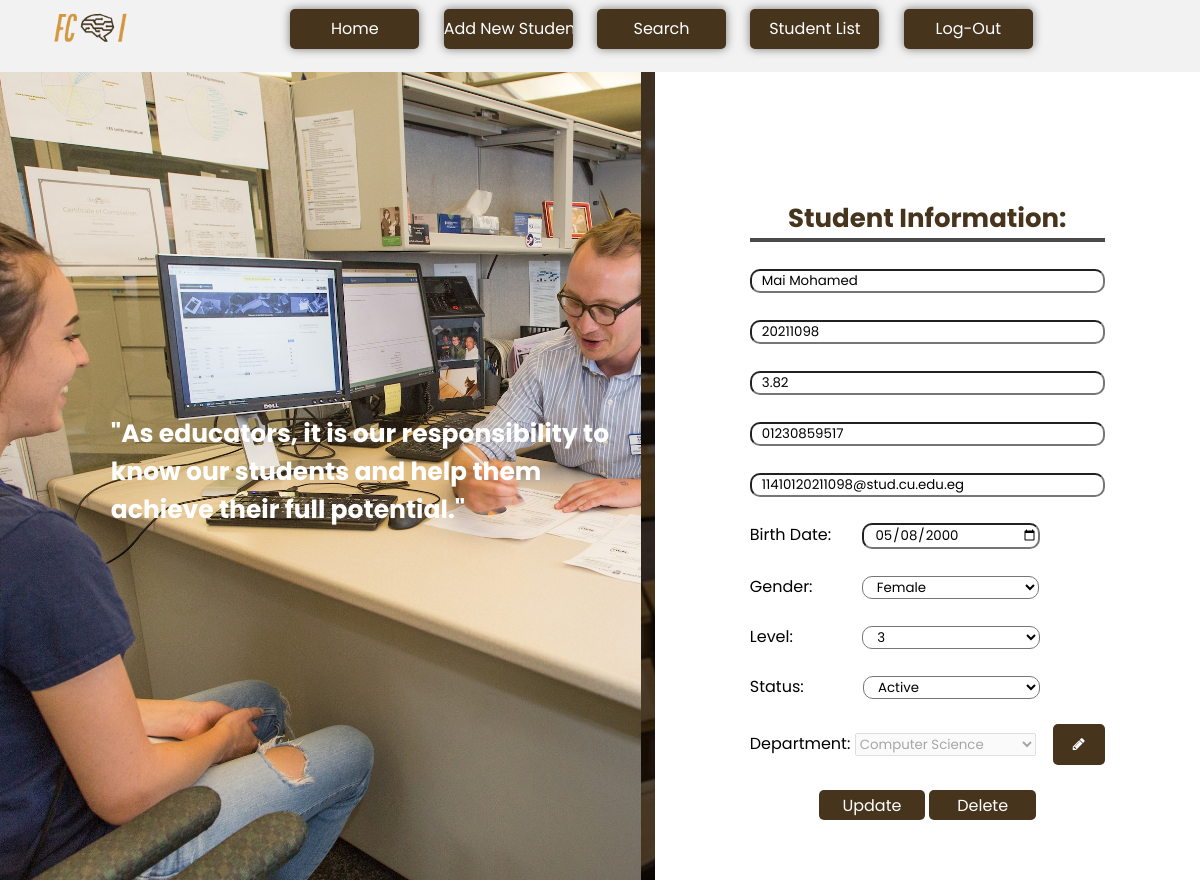
The page /StudentInfo/1/ on the database its author committed.
### Students/models.py (models this page shows, shortened)
class Student(models.Model):
    Gender_Choices=[
        ('Select Gender','Select Gender'),
        ('Male','Male'),
        ('Female','Female')
    ]
    Status_Choices=[
        ('Select Status','Select Status'),
        ('Active','Active'),
        ('Inactive','Inactive')
    ]
    Level_Choices=[
        ('Select Level','Select Level'),
        ('1','1'),
        ('2','2'),
        ('3','3'),
        ('4','4')
    ]
    Dept_Choices=[
        ('Select Dept','Select Dept'),
        ('General','General'),
        ('Computer Science', 'Computer Science'),
        ('Information Systems', 'Information Systems'),
        ('Artificial Intelligence', 'Artificial Intelligence'),
        ('Information Technology', 'Information Technology'),
        ('Data Scince','Data Scince'),
        ('CyberSecurity','CyberSecurity'),
        ('BioInformatics','BioInformatics'),
        ('Decision Support','Decision Support'),
        ('Scientific Computing','Scientific Computing')
    ]
    name = models.CharField(max_length=50)
    student_id = models.CharField(max_length=8, unique=True)
    gpa = models.DecimalField(max_digits=3, decimal_places=2)
    phone_number = models.CharField(max_length=11)
    email = models.EmailField()
    birth_date = models.DateField()
    gender = models.CharField(max_length=13, choices=Gender_Choices)
    level = models.IntegerField(choices=Level_Choices)
    status = models.CharField(max_length=13, choices=Status_Choices)
    department = models.CharField(max_length=23, choices=Dept_Choices)

### Students/views.py (the view)
# urls.py: path('StudentInfo/<int:student_id>/',
def StudentInfo(request, student_id):
    student = get_object_or_404(Student, id=student_id)
    context = {
        'student': student,
    }
    return render(request, 'studentinfo.html', context)

### Students/templates/studentinfo.html (shortened to what this page needs)
{% load static %}
<!DOCTYPE html>
<html lang="en">
<head>
    <link rel="stylesheet" type="text/css" href="{% static 'css/studentinfo.css' %}">
</head>
<body>
<link rel="stylesheet" href="https://cdnjs.cloudflare.com/ajax/libs/font-awesome/4.7.0/css/font-awesome.min.css">
<div class="nav-container">
    <div class="navbar">
        <div class="logo">
            <a href=" url 'after_login' ">
                <img src="{% static 'img/ourlogo-removebg-preview.png'%}">
            </a>
        </div>
        <div class="menu-icons">
            <div class="button-container">
                <a href="{% url 'AfterLogin' %}"><input type="button" value="Home"></a>
                <a href="{% url 'AddStudentPage' %}"><input type="button" value="Add New Student"></a>
                <a href="{% url 'search' %}"><input type="button" value="Search"></a>
                <a href="{% url 'ListStudentPage' %}"><input type="button" value="Student List"></a>
                <a href="{% url 'HomePage' %}"><input type="button" value="Log-Out"></a>
            </div>
        </div>
    </div>
</div>
<section>
    <div class="imgbx">
        <img src="{% static 'img/st.jpg' %}" id="bgimg">
    </div>
    <div class="overlay">
        <h2 style="position:absolute; top:50%; left:30%; transform:translate(-50%,-50%);font-size: 25px; color:white;">
            "As educators, it is our responsibility to <br> know our students and help them <br> achieve their full
            potential."</h2>
    </div>
    <div class="form-box">
        <div class="form-value">
            <form  id = "update-form" onsubmit="return validation(event)" action="{% url 'update_student' student_id=student.id %}" method="post" style="display:inline;">
                <div>
                    <br><br><br>
                    <p id="info"><b> Student Information:</b></p>
                </div>
                    <br>
                    <div class="Add">
                        <input type="text" id="name" name="name" required placeholder="Name" value="{{ student.name }}">
                    </div>
                    <br>
                    <div class="Add">
                        <input type="text" id="ID" name="ID" required placeholder="ID" value="{{ student.student_id }}">
                    </div>
                    <br>
                    <div class="Add">
                        <input type="text" id="GPA" name="GPA" required placeholder="GPA" value="{{ student.gpa }}">
                    </div>
                    <br>
                    <div class="Add">
                        <input type="tel" id="phoneno" name="phoneno" required placeholder="Phone Number" value="{{ student.phone_number }}">
                    </div>
                    <br>
                    <div>
                        <input type="text" id="email" name="email" placeholder="Email in this format: Student@stud.uniabb.edu.eg" required value="{{ student.email }}">
                    </div>
                    <br>
                    <div>
                        <label for="date">Birth Date:</label>
                        <input type="date" id="date" name="date" value="{{  student.birth_date|date:'Y-m-d' }}" required>
                    </div>
                    <br>
                    <label for="Gender">Gender:  </label>
                    <select id="Gender" name="Gender">
                        <option value="Female" {% if student.gender == 'Female' %}selected{% endif %}> Female </option>
                    </select>
                    <br><br>
                    <label for="Level">Level:  </label>
                    <select id="Level" name="Level">
                    <option value="3" {% if student.level == 3 %}selected{% endif %}> 3 </option>
                    </select>
                    <br><br>
                    <label for="status">Status:  </label>
                    <select id="status" name="status">
                        <option value="Active" {% if student.status == 'Active' %}selected{% endif %}> Active </option>
                    </select>
                    <br><br>
                    <label for="Department">Department:  </label>
                    <select id="Department" name="Department" disabled>
                        <option value="CS" {% if student.department == 'CS' %}selected{% endif %}>Computer Science</option>
                    </select>
                    {% if student.level == 3 %}
                    &nbsp;&nbsp;&nbsp;<a href="{% url 'SelectDepartmentPage' student_id=student.id %}" class="edit-button">
                        <i class="fa fa-pencil"></i>
                    </a>
                    {% endif %}
                    <br><br>
                    <div class="button-container">
                        <input type="submit" value="Update" id = "update">
                    </form>
                        <form action="{% url 'delete_student' student_id=student.id %}" method="post" style="display:inline;"  id="delete-form">
                            <input type="submit" value="Delete" id="delete">
                        </form>
                    </div>
            </div>
</section>
</body>
</body>
</html>

### Students/static/css/studentinfo.css (style rules this page uses)
* { margin: 0; padding: 0; box-sizing: border-box; font-family: 'Poppins', sans-serif; }
section { position: relative; width: 100%; height: 100vh; display: flex; }
section .imgbx { background: url("../img/shadeddesk.png"); position: relative; width: 60%; height: 101%; }
section .imgbx img { position: absolute; width: 98%; height: 100%; top: 0; left: 0; object-fit: cover; }
section .form-box { display: flex; justify-content: center; align-items: center; width: 50%; height: 100%; }
#info { color: #46341d; font-size: 26px; border-bottom: 4px solid #4b4b4c; text-align: center; }
::placeholder { color: black; }
input[type="text"], [type="tel"] { width: 100%; border-radius: 10px; padding-left: 10px; background-color: transparent; color: black; }
option { color: white; background-color: #46341d; }
#Gender, #Level, #status, #Departement, #date { color: black; background-color: transparent; width: 50%; border-radius: 10px; padding-left: 10px }
#Level { margin-left: 65px; }
#Gender { margin-left: 45px; }
#status { margin-left: 55px; }
#date { margin-left: 27px; }
input[type="submit"], input[type="reset"] { color: white; background-color: #46341d; border: none; height: 30px; width: 30%; border-radius: 5px; cursor: pointer; font-size: 16px; margin-top: 50px; }
.logo img { height: 70px; width: auto; margin-right: 100px; }
.navbar { width: 85%; display: flex; align-items: center; margin-top: 35px; margin-left: 35px; margin-right: 35px; }
.menu-icons { flex: 1; align-items: center; text-align: right; }
.nav-container { width: 100%; background-color: #f2f2f2; margin-top: -40px; padding-bottom: -30px; }
.menu-icons input { cursor: pointer; width: 200px; height: 50px; margin-left: 20px; border-radius: 10px; font-size: 30px; text-align: center; background: rgb(50, 53, 97); }
input[type="button"] { background-color: rgba(70, 52, 29, 255); color: white; border: none; width: 16%; height: 40px; border-radius: 5px; cursor: pointer; font-size: 16px; margin-top: 40px; box-shadow: 0px 0px 10px rgba(0, 0, 0, 0.5); }
.button-container { text-align: center; margin-top: -50px; }
.edit-button { display: inline-block; padding: 10px 20px; background-color: rgba(70, 52, 29, 255); color: #fff; border: none; text-decoration: none; border-radius: 5px; font-size: 14px; cursor: pointer; }

### rows shown on the page
Student: name "Mai Mohamed", ID "20211098", GPA "3.82", phoneno "01230859517", email "11410120211098@stud.cu.edu.eg", date "05/08/2000", Gender "Female", Level "3", status "Active", Department "Computer Science"
